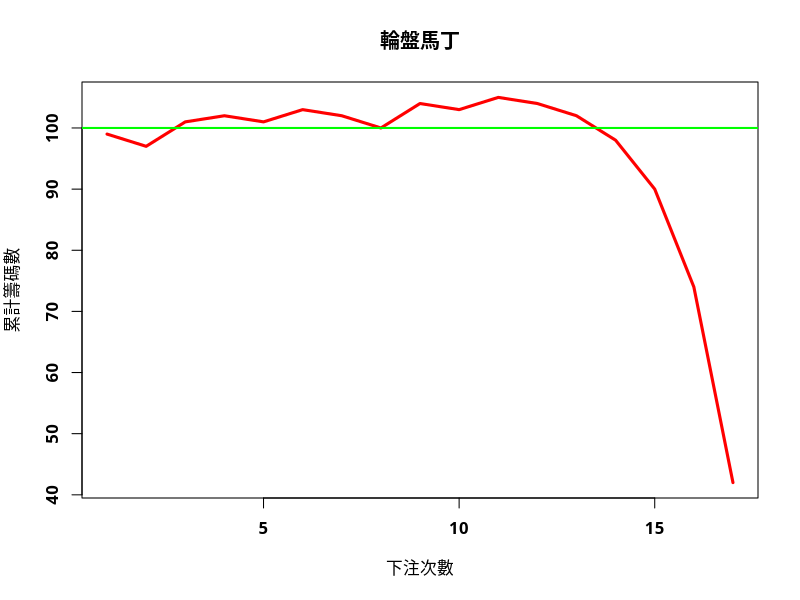

The R source for this figure:
num=1000			##最多玩的局數
init=100			##初始籌碼個數
capital=init 	##目前籌碼個數
PL=rep(0,1)		##PL[i]玩第i局的損益(籌碼個數)
i=1				##賭第i局

rout=sample(0:1,size=1,prob=c(19/37,18/37),replace=T)	##模擬輪盤輸贏
bid=1			##一開始賭1枚

while (capital>=bid && i<=num){	##只要手上籌碼>要賭籌碼，且賭局還沒結束就進入迴圈
rout=sample(0:1,size=1,prob=c(19/37,18/37),replace=T)##輪盤輸贏模擬

	if(rout==1){PL[i]=bid		##這次贏，贏bid枚籌碼
	bid=1	 				##贏的話下次賭1枚
	}else{PL[i]=-bid    		##這次輸，輸bid枚籌碼
	bid=bid*2}				##輸的話下次賭加倍
	
capital=capital+PL[i]		##計算第i+1次手上的籌碼
i=i+1}					##準備玩第i局，回去while迴圈
par(family="STKaiti") #Only for Mac
plot(init+cumsum(PL),lwd=3,font=2,type="l",col="red"
,xlab="下注次數",ylab="累計籌碼數",main="輪盤馬丁")
abline(h=init,col="green",lwd=2)